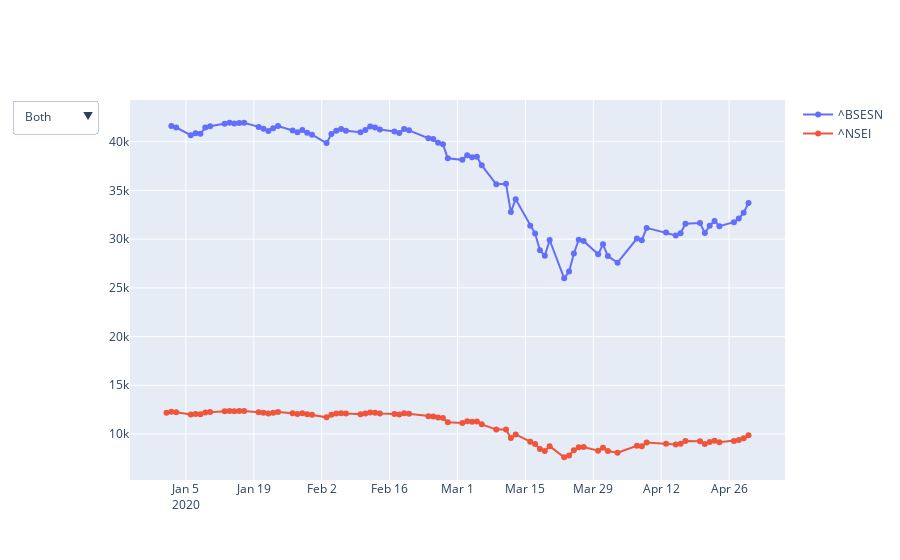

Write notebook code for a chart like this one.
### Markdown cell above
plotting sensex and nifty 50. added dropdown for better visualisation.

### Code cell
# plotting sensex and nifty 50
import plotly.graph_objects as go
fi = go.Figure()
fi.add_trace(go.Scatter(x=stock['^BSESN'].index, y=stock['^BSESN']['Adj Close'],mode='lines+markers',name=stock['^BSESN'].name))
fi.add_trace(go.Scatter(x=stock['^NSEI'].index, y=stock['^NSEI']['Adj Close'],mode='lines+markers',name=stock['^NSEI'].name))

# adding dropdown for better visualisation    
fi.update_layout(
    updatemenus=[go.layout.Updatemenu(
        active=0,
        buttons=list(
            [dict(label = 'Both',
                  method = 'update',
                  args = [{'visible': [True, True]},
                          {'title': 'Both',
                           'showlegend':True}]),
             dict(label = '^BSESN',
                  method = 'update',
                  args = [{'visible': [True, False]},
                          {'title': '^BSESN',
                           'showlegend':True}]),
             dict(label = '^NSEI',
                  method = 'update',
                  args = [{'visible': [False, True]},
                          {'title': '^NSEI',
                           'showlegend':True}]),
            ])
        )
    ])

fi.show()
india = df_f(stock['^BSESN'],stock['^NSEI'])
india
